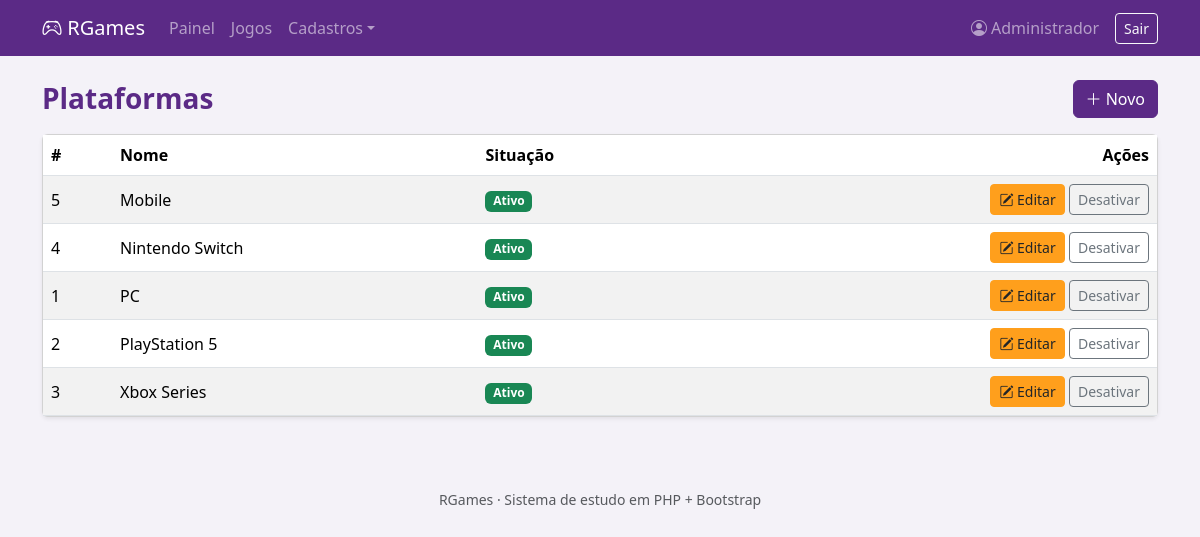
/plataforma/listar.php (signed in), run on the app's committed database.
### tables this page shows
CREATE TABLE plataforma (
    id_plataforma INT AUTO_INCREMENT PRIMARY KEY,
    nome          VARCHAR(60) NOT NULL,
    ativo         CHAR(1) NOT NULL DEFAULT 'S'
);

### includes/funcoes.php (called while the page is built, shortened)
<?php
function h($valor) {
    return htmlspecialchars((string)$valor, ENT_QUOTES, 'UTF-8');
}

### plataforma/listar.php (the view, shortened to what this page needs)
<?php
require '../includes/conexao.php';
$itens = $pdo->query("
    SELECT id_plataforma, nome, ativo
    FROM plataforma
    ORDER BY nome
")->fetchAll();
require '../includes/header.php';
require '../includes/menu.php';
?>
<div class="container mt-4">
    <div class="d-flex justify-content-between align-items-center mb-3">
        <h3 class="titulo-pagina mb-0">Plataformas</h3>
        <a href="form.php" class="btn btn-rgames"><i class="bi bi-plus-lg"></i> Novo</a>
    </div>
    <div class="card shadow-sm">
        <div class="table-responsive">
            <table class="table table-striped table-hover align-middle mb-0">
                <thead>
                    <tr><th>#</th><th>Nome</th><th>Situação</th><th class="text-end">Ações</th></tr>
                </thead>
                <tbody>
                    <?php foreach ($itens as $item): ?>
                        <tr>
                            <td><?= h($item['id_plataforma']) ?></td>
                            <td><?= h($item['nome']) ?></td>
                            <td>
                                <?php if ($item['ativo'] == 'S'): ?>
                                    <span class="badge badge-ativo">Ativo</span>
                                <?php else: ?>
                                    <span class="badge badge-inativo">Inativo</span>
                                <?php endif; ?>
                            </td>
                            <td class="text-end">
                                <a href="form.php?id=<?= (int)$item['id_plataforma'] ?>" class="btn btn-sm btn-rgames-warning">
                                    <i class="bi bi-pencil-square"></i> Editar
                                </a>
                                <a href="toggleAtivo.php?id=<?= (int)$item['id_plataforma'] ?>" class="btn btn-sm btn-outline-secondary">
                                    <?= $item['ativo'] == 'S' ? 'Desativar' : 'Ativar' ?>
                                </a>
                            </td>
                        </tr>
                    <?php endforeach; ?>
                </tbody>
            </table>
        </div>
    </div>
</div>
<?php require '../includes/footer.php'; ?>

### css/estilo.css (style rules this page uses)
:root { --rg-roxo: #5B2A86; --rg-roxo-escuro: #43206a; --rg-destaque: #FF9F1C; }
body { background-color: #f4f2f8; }
.btn-rgames { background-color: var(--rg-roxo); border-color: var(--rg-roxo); color: #fff; }
.btn-rgames-warning { background-color: var(--rg-destaque); border-color: var(--rg-destaque); color: #212529; }
.titulo-pagina { color: var(--rg-roxo); font-weight: 600; }
.badge-ativo { background-color: #198754; }

### data on the page
plataforma: id_plataforma "5", nome "Mobile", ativo "Ativo"
plataforma: id_plataforma "4", nome "Nintendo Switch", ativo "Ativo"
plataforma: id_plataforma "1", nome "PC", ativo "Ativo"
plataforma: id_plataforma "2", nome "PlayStation 5", ativo "Ativo"
plataforma: id_plataforma "3", nome "Xbox Series", ativo "Ativo"

### other printed values
$_SESSION['usuario']['nome'] "Administrador"
